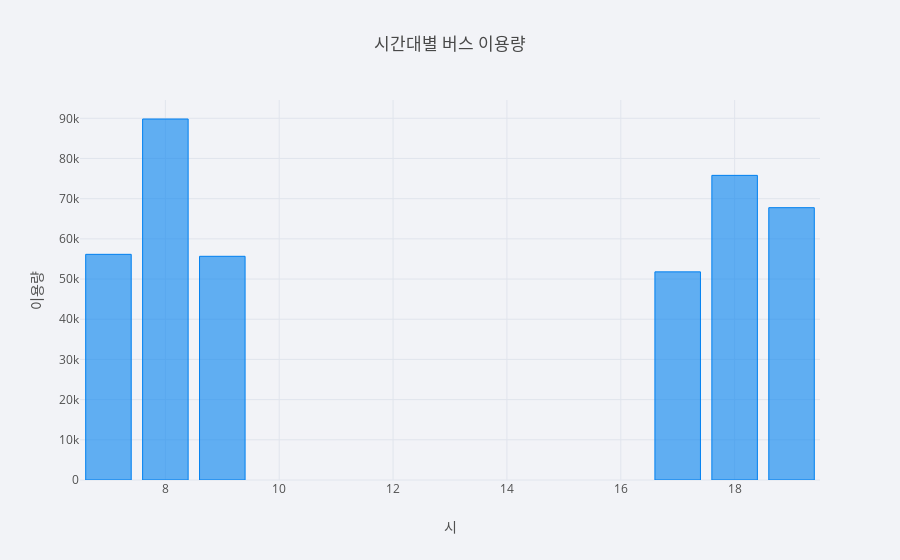

The cell this chart's notebook holds for it:
### Code cell
grp = df_usage.groupby('시간대')

grp['이용'].sum().iplot(kind='bar', 
                      title="시간대별 버스 이용량",
                      xTitle="시",
                      yTitle="이용량")

### Figure 1 — Plotly figure (JSON) as saved in the notebook; plotly's stock layout.template omitted (floating-point values rounded to 4 significant figures)
{"data": [{"marker": {"color": "rgba(0, 128, 240, 0.6)", "line": {"color": "rgba(0, 128, 240, 1.0)", "width": 1}}, "name": "이용", "orientation": "v", "text": "", "type": "bar", "uid": "11c30e93-566c-433e-8cf1-b905c3713c37", "x": [7, 8, 9, 17, 18, 19], "y": [56153, 89826, 55661, 51789, 75803, 67759]}], "layout": {"legend": {"bgcolor": "#F2F3F7", "font": {"color": "#505050"}}, "paper_bgcolor": "#F2F3F7", "plot_bgcolor": "#F2F3F7", "title": {"font": {"color": "#484848"}, "text": "시간대별 버스 이용량"}, "xaxis": {"gridcolor": "#E1E5ED", "showgrid": true, "tickfont": {"color": "#505050"}, "title": {"font": {"color": "#505050"}, "text": "시"}, "zerolinecolor": "#E1E5ED"}, "yaxis": {"gridcolor": "#E1E5ED", "showgrid": true, "tickfont": {"color": "#505050"}, "title": {"font": {"color": "#505050"}, "text": "이용량"}, "zerolinecolor": "#E1E5ED"}}}
